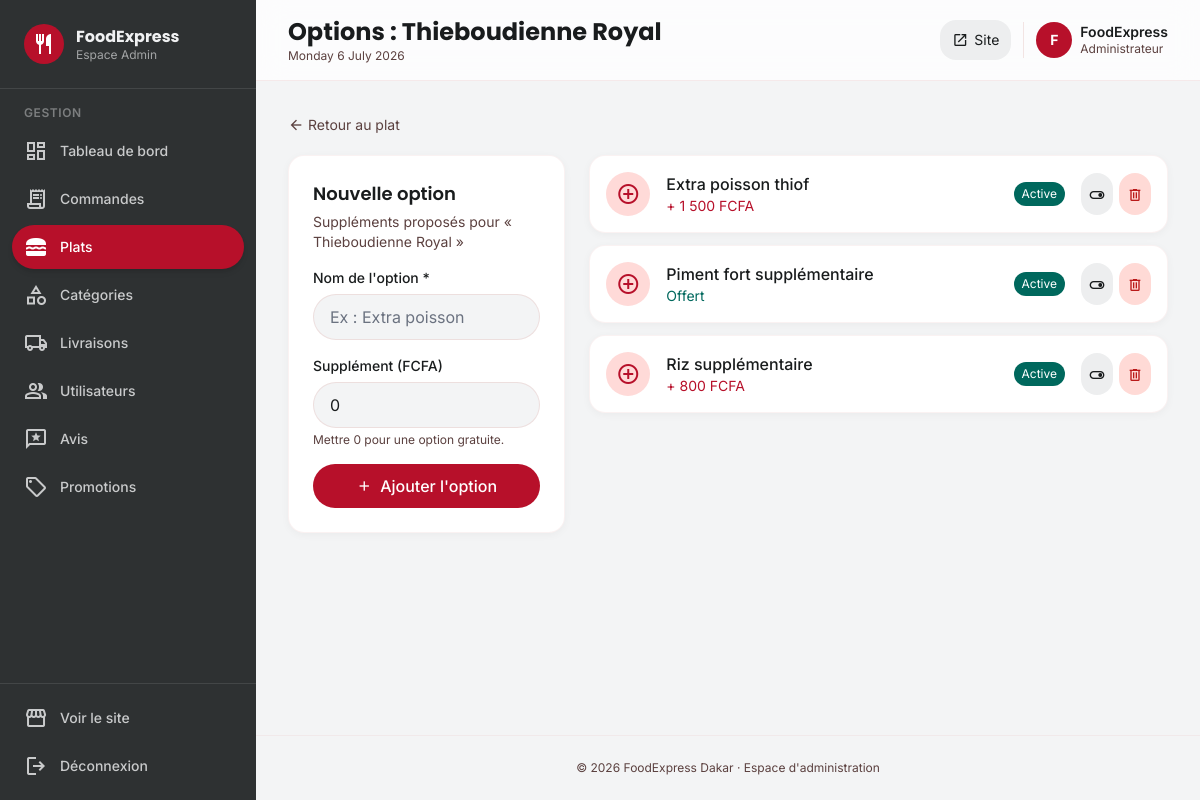
/admin/plat-options.php?plat_id=1 (signed in), run on the app's committed database.
### tables this page shows
CREATE TABLE IF NOT EXISTS plats (
    id INT AUTO_INCREMENT PRIMARY KEY,
    categorie_id INT NOT NULL,
    nom VARCHAR(150) NOT NULL,
    slug VARCHAR(180) NOT NULL UNIQUE,
    description TEXT,
    ingredients TEXT,
    prix DECIMAL(10,2) NOT NULL,
    prix_promo DECIMAL(10,2) DEFAULT NULL,
    image VARCHAR(255) DEFAULT NULL,
    temps_preparation INT DEFAULT 30 COMMENT 'en minutes',
    calories INT DEFAULT NULL,
    epice TINYINT(1) DEFAULT 0,
    vedette TINYINT(1) DEFAULT 0,
    disponible TINYINT(1) DEFAULT 1,
    note_moyenne DECIMAL(2,1) DEFAULT 0.0,
    nb_ventes INT DEFAULT 0,
    created_at DATETIME DEFAULT CURRENT_TIMESTAMP,
    FOREIGN KEY (categorie_id) REFERENCES categories(id) ON DELETE CASCADE,
    INDEX idx_categorie (categorie_id),
    INDEX idx_vedette (vedette),
    INDEX idx_disponible (disponible)
);

CREATE TABLE IF NOT EXISTS options_plats (
    id INT AUTO_INCREMENT PRIMARY KEY,
    plat_id INT NOT NULL,
    nom VARCHAR(150) NOT NULL,
    prix_supplement DECIMAL(10,2) DEFAULT 0,
    actif TINYINT(1) DEFAULT 1,
    FOREIGN KEY (plat_id) REFERENCES plats(id) ON DELETE CASCADE,
    INDEX idx_plat (plat_id)
);

### includes/functions.php (called while the page is built, shortened)
<?php
function e($value) {
    return htmlspecialchars((string)$value, ENT_QUOTES | ENT_HTML5, 'UTF-8');
}
function formatPrice($amount) {
    return number_format((float)$amount, 0, ',', ' ') . ' FCFA';
}

### admin/plat-options.php (the view, shortened to what this page needs)
<?php
require_once __DIR__ . '/../config/database.php';
$platId = (int)($_GET['plat_id'] ?? 0);
$stmt = $pdo->prepare('SELECT * FROM plats WHERE id = ?');
$stmt->execute([$platId]);
$plat = $stmt->fetch();
$options = $pdo->prepare('SELECT * FROM options_plats WHERE plat_id = ? ORDER BY id');
$options->execute([$platId]);
$options = $options->fetchAll();
include __DIR__ . '/../includes/admin-sidebar.php';
?>
<div class="mb-4">
    <a href="plat-form.php?id=<?= $platId ?>" class="inline-flex items-center gap-1 text-sm text-on-surface-variant hover:text-primary">
        <span class="material-symbols-outlined text-base">arrow_back</span> Retour au plat
    </a>
</div>
<div class="grid grid-cols-1 lg:grid-cols-3 gap-6">
    <div class="lg:col-span-1">
        <div class="bg-white rounded-2xl p-6 shadow-soft border border-outline-variant/20 sticky top-24">
            <h3 class="font-display font-semibold text-lg mb-1">Nouvelle option</h3>
            <p class="text-sm text-on-surface-variant mb-4">Suppléments proposés pour « <?= e($plat['nom']) ?> »</p>
            <form method="post" class="space-y-4">
                <div>
                    <label class="block text-sm font-medium mb-1.5">Nom de l'option *</label>
                    <input type="text" name="nom" required placeholder="Ex : Extra poisson"
                           class="w-full px-4 py-2.5 bg-surface-container-low border border-outline-variant/40 rounded-xl focus:border-primary focus:ring-2 focus:ring-primary/20">
                </div>
                <div>
                    <label class="block text-sm font-medium mb-1.5">Supplément (FCFA)</label>
                    <input type="number" name="prix_supplement" value="0" min="0" step="100"
                           class="w-full px-4 py-2.5 bg-surface-container-low border border-outline-variant/40 rounded-xl focus:border-primary focus:ring-2 focus:ring-primary/20">
                    <p class="text-xs text-on-surface-variant mt-1">Mettre 0 pour une option gratuite.</p>
                </div>
                <button type="submit" class="w-full py-2.5 bg-primary text-white font-medium rounded-xl hover:brightness-110 active:scale-95 transition-all flex items-center justify-center gap-2">
                    <span class="material-symbols-outlined text-base">add</span> Ajouter l'option
                </button>
            </form>
        </div>
    </div>
    <div class="lg:col-span-2 space-y-3">
        <?php foreach ($options as $opt): ?>
            <div class="bg-white rounded-2xl p-4 shadow-soft border border-outline-variant/20 flex items-center gap-4 <?= !$opt['actif'] ? 'opacity-60' : '' ?>">
                <div class="w-11 h-11 rounded-xl bg-primary-fixed flex items-center justify-center flex-shrink-0">
                    <span class="material-symbols-outlined text-primary">add_circle</span>
                </div>
                <div class="flex-1 min-w-0">
                    <div class="font-medium"><?= e($opt['nom']) ?></div>
                    <div class="text-sm <?= $opt['prix_supplement'] > 0 ? 'text-primary' : 'text-tertiary' ?>">
                        <?= $opt['prix_supplement'] > 0 ? '+ ' . formatPrice($opt['prix_supplement']) : 'Offert' ?>
                    </div>
                </div>
                <span class="text-xs px-2 py-1 rounded-full <?= $opt['actif'] ? 'bg-tertiary text-white' : 'bg-surface-container text-on-surface-variant' ?>">
                    <?= $opt['actif'] ? 'Active' : 'Inactive' ?>
                </span>
                <div class="flex items-center gap-1.5">
                    <form method="post">
                        <button class="p-2 bg-surface-container rounded-lg hover:bg-surface-container-high transition-colors" title="Activer / désactiver">
                            <span class="material-symbols-outlined text-base"><?= $opt['actif'] ? 'toggle_on' : 'toggle_off' ?></span>
                        </button>
                    </form>
                    <form method="post" onsubmit="return confirm('Supprimer cette option ?');">
                        <button class="p-2 bg-error-container text-error rounded-lg hover:bg-error hover:text-white transition-colors" title="Supprimer">
                            <span class="material-symbols-outlined text-base">delete</span>
                        </button>
                    </form>
                </div>
            </div>
        <?php endforeach; ?>
    </div>
</div>
<?php include __DIR__ . '/../includes/admin-footer.php'; ?>

### includes/head.php (style rules this page uses)
* { font-family: 'Inter', sans-serif; }
h1, h2, h3, h4, h5, .font-display { font-family: 'Poppins', sans-serif; }
.material-symbols-outlined { font-variation-settings: 'FILL' 0, 'wght' 400, 'GRAD' 0, 'opsz' 24; vertical-align: middle; }
body { background: #f8f9fa; color: #191c1d; }

### data on the page
plats: nom "Thieboudienne Royal"
options_plats: nom "Extra poisson thiof", prix_supplement "1 500 FCFA", actif "Active"
options_plats: nom "Piment fort supplémentaire", prix_supplement "Offert", actif "Active"
options_plats: nom "Riz supplémentaire", prix_supplement "800 FCFA", actif "Active"

### other printed values
$item['label'] "Tableau de bord"
$item['label'] "Commandes"
$item['label'] "Plats"
$item['label'] "Catégories"
$item['label'] "Livraisons"
$item['label'] "Utilisateurs"
$item['label'] "Avis"
$item['label'] "Promotions"
$pageTitle "Options : Thieboudienne Royal"
substr($_SESSION['user_prenom'] ?? 'A', 0, 1) "F"
$_SESSION['user_prenom'] "FoodExpress"
